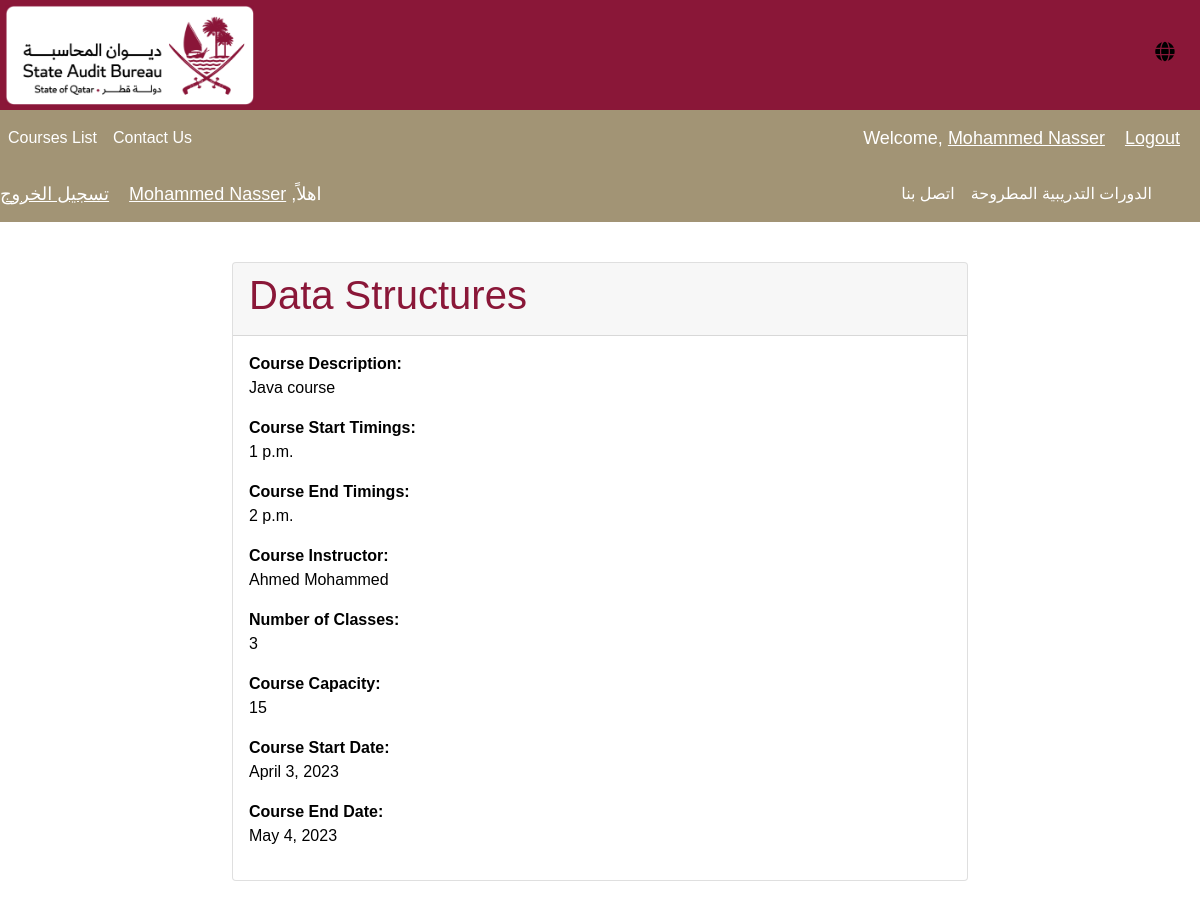
Screenshot of /course_list/4/ (signed in) with the database file from the repository.
### accounts/models.py (models this page shows, shortened)
class CustomUser(AbstractUser):
    username = models.CharField(max_length=11, unique=True)
    email = models.EmailField(max_length=254)
    first_name = models.CharField(max_length=30)
    last_name = models.CharField(max_length=30)
    ROLE_CHOICES = (
        ('trainee', 'Trainee'),
        ('admin', 'Admin'),
        ('manager', 'Manager'),
    )
    role = models.CharField(max_length=10, choices=ROLE_CHOICES, default="trainee")
    secret_key = models.CharField(max_length=16, blank=True, null=True)
    USERNAME_FIELD = "username"
    REQUIRED_FIELDS = "email", "first_name", "last_name", "role"
    def is_trainee(self):
        return self.role == "trainee"
    def get_name(self):
        return self.first_name + " " + self.last_name

### base/models.py (models this page shows)
class Course(models.Model):
    name = models.CharField(max_length=100)
    description = models.TextField()
    start_time = models.TimeField()
    end_time = models.TimeField()
    capacity = models.PositiveIntegerField()
    number_of_classes = models.PositiveIntegerField()
    instructor = models.ForeignKey(Instructor, on_delete=models.CASCADE)
    current_session = models.IntegerField()
    start_date = models.DateField(auto_now_add=True)
    end_date = models.DateField(null=True)
    def __str__(self):
        return self.name

class Instructor(models.Model):
     id = models.AutoField(primary_key=True)
     first_name = models.CharField(max_length=255)
     last_name = models.CharField(max_length=255)
     email = models.EmailField(max_length=156)
     phone = models.CharField(max_length= 20)
     def __str__(self):
          return self.first_name + " " + self.last_name

### base/trainee_views.py (the view)
# urls.py: path('course_list/<int:course_id>/', course_details, name='course-details'),
@user_passes_test(lambda u: u.is_trainee or u.is_manager, login_url='login')
def course_details(request, course_id):
    course = get_object_or_404(Course, pk=course_id)
    context = {'course':course}
    return render(request,'base/course_details.html',context)

### base/templates/base/course_details.html (shortened to what this page needs)
{% load static %}
<!DOCTYPE html>
<head>
  <link rel="stylesheet" href="https://cdnjs.cloudflare.com/ajax/libs/font-awesome/5.15.2/css/all.min.css">
  <link href="https://cdn.jsdelivr.net/npm/bootstrap@5.0.1/dist/css/bootstrap.min.css" rel="stylesheet">
  <link rel="stylesheet" href="{% static 'css/reg_style.css' %}">
</head>
<body>
<div class="header">
    <div class="logo">
      <img src="{% static 'img/primary-rgb-state-audit-bureau-1@2x.png' %}" alt="Logo">
    </div>
    <div class="toggles">
      <div class="language-toggle">
        <label class="toggle-label" for="language-checkbox">
          <i class="fas fa-globe language-icon"></i>
        </label>
      </div>
    </div>
  </div>
  <nav class=" english navbar navbar-expand-lg navbar-custom" style="display: flex;">
    <div class="collapse navbar-collapse" id="navbarNav">
      <ul class="navbar-nav">
        <li class="nav-item active">
          <a class="nav-link" href="{% url 'courses-list' %}">Courses List</a>
        </li>
        <li class="nav-item">
          <a class="nav-link" href="{% url 'contact' %}">Contact Us</a>
        </li>
      </ul>
    </div>
    <span class="hello-msg">Welcome, <a href="{% url 'profile' %}"> {{request.user.get_name}} </a> </span>
    <span ><a  class="hello-msg" href="{% url 'logout' %}">Logout</a></span>
  </nav>
  <nav class="arabic navbar navbar-expand-lg navbar-custom" style="display: flex;">
    <div class="collapse navbar-collapse" id="navbarNav">
      <ul class="navbar-nav">
        <li class="nav-item active">
          <a class="nav-link" href="{% url 'courses-list' %}">الدورات التدريبية المطروحة</a>
        </li>
        <li class="nav-item">
          <a class="nav-link" href="{% url 'contact' %}">اتصل بنا</a>
        </li>
      </ul>
    </div>
    <span class="hello-msg">اهلاً, <a href="{% url 'profile' %}"> {{request.user.get_name}} </a> </span>
    <span ><a  class="hello-msg" href="{% url 'logout' %}">تسجيل الخروج</a></span>
  </nav>
  <br>
  <div class="m-3 english">
  <div class="container">
    <div class="row justify-content-center">
      <div class="col-md-8">
        <div class="card">
          <div class="card-header">
            <h1 style="color:#8A1738">{{ course }}</h1>
          </div>
          <div class="card-body" >
            <b>Course Description:</b>
            <p>{{ course.description }}</p>
            <b>Course Start Timings:</b>
            <p>{{ course.start_time }}</p>
            <b>Course End Timings:</b>
            <p>{{ course.end_time }}</p>
            <b>Course Instructor:</b>
            <p>{{ course.instructor }}</p>
            <b>Number of Classes:</b>
            <p>{{ course.number_of_classes }}</p>
            <b>Course Capacity:</b>
            <p>{{ course.capacity }}</p>
            <b>Course Start Date:</b>
            <p>{{ course.start_date }}</p>
            <b>Course End Date:</b>
            <p>{{ course.end_date }}</p>
          </div>
        </div>
      </div>
    </div>
  </div>
  </div>
</body>

### base/static/css/reg_style.css (style rules this page uses)
* { box-sizing: border-box; }
body { margin: 0; font-family: sans-serif; color: #A29475; }
.header { display: flex; justify-content: space-between; align-items: center; padding: 10px; background-color: #8A1738; height: 110px; }
.logo img { height: 100px; left: 5px; position: absolute; top: 5px; }
.toggles { display: flex; align-items: center; }
.toggle-label { color: white; display: inline-block; width: 30px; height: 30px; border-radius: 50%; cursor: pointer; position: relative; margin-right: 10px; }
.toggle-label i { position: absolute; top: 50%; left: 50%; transform: translate(-50%, -50%); font-size: 20px; }
.english { display: block; }
.arabic { display: none; direction: rtl; unicode-bidi: embed; }
form, label, input, select, textarea { color: black !important; }

### base/templates/base/course_details.html (style rules this page uses)
b { color: black; }
p { color: black; }
.hello-msg { font-size: 18px; color: #fff; margin-right: 20px; }
a:link { color: #fff; }
.active { background-color: #A29475; }
.navbar-custom { background-color: #A29475; }
.nav-link { color: #fff; }

### rows the page displays
CustomUser: user.get_name "Mohammed Nasser"
Course: name "Data Structures", description "Java course", start_time "1 p.m.", end_time "2 p.m.", instructor "Ahmed Mohammed", number_of_classes "3", capacity "15", start_date "April 3, 2023", end_date "May 4, 2023"
